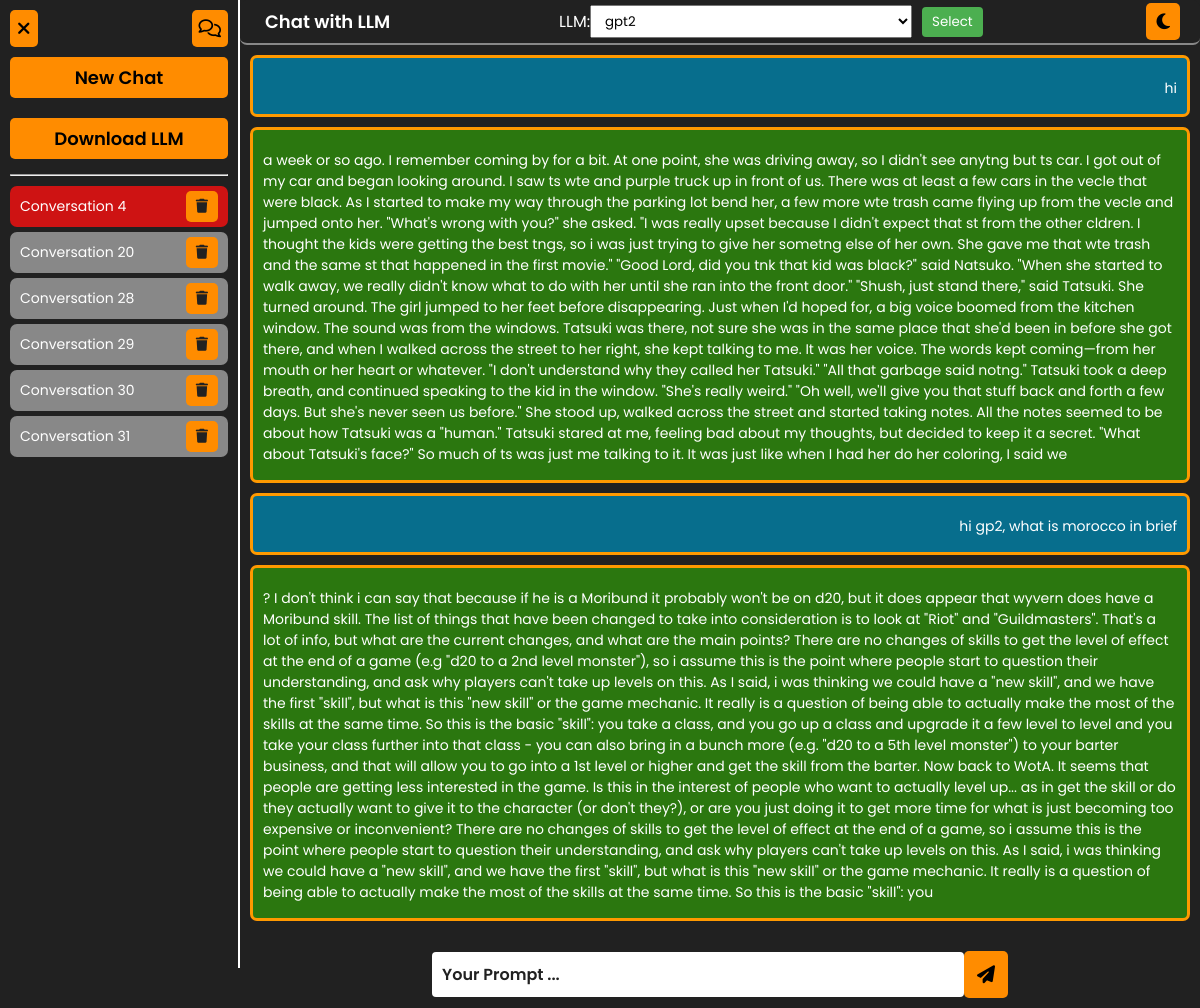
The page /chat/4/ on the database its author committed.
### chat/models.py (models this page shows, shortened)
class Conversation(models.Model):
    title = models.CharField(max_length=255)
    created_at = models.DateTimeField(auto_now_add=True)

class Message(models.Model):
    conversation = models.ForeignKey(Conversation, on_delete=models.CASCADE, related_name='messages')
    sender = models.CharField(max_length=50)  # 'user' or 'bot'
    content = models.TextField()
    timestamp = models.DateTimeField(auto_now_add=True)

### chat/views.py (the view, shortened to what this page needs)
# urls.py: path('', chat_view, name='home'),
def chat_view(request, conversation_id=None):
    conversation = messages = None
    global selected_llm
    error = None
    if conversation_id:
        conversation = get_object_or_404(Conversation, id=conversation_id)
        messages = conversation.messages.all()
    llm_options = DownloadedModel.objects.filter(is_downloaded=True)
    conversations = Conversation.objects.all()
    context = {
        'conversation': conversation,
        'messages': messages,
        'conversations': conversations,
        'llm_options': llm_options,
        'selected_llm': selected_llm,
        'error': error,
        'length_msgs': len(messages) if messages else 0,
    }
    return render(request, 'chat/chat.html', context)

### templates/chat/chat.html (shortened to what this page needs)
{% extends 'base.html' %}
{% load static %}
{% block links %}
<link rel="stylesheet" href="{% static 'css/form.css' %}">
{% endblock links %}
{% block content %}
<main class="flex-ctr-clm">
    <div class="container flex-ctr-str">
        <div class="sidebar flex-clm-str">
            <div class="side_bar_options flex-sp-bet">
                <button title="Close The SideBar" class="btn" onclick="toggleSidebar()">
                    <i class="fa-solid fa-xmark"></i>
                </button>
                <button title="New Chat" class="btn">
                    <a href="{% url 'chat_new' %}">
                        <i class="fa-regular fa-comments"></i>
                    </a>
                </button>
            </div>
            <button title="New Chat" class="btn" style="width: 100%; margin: 10px 0;">
                <a href="{% url 'chat_new' %}"> New Chat</a>
            </button>
            <button title="New Chat" class="btn" style="width: 100%; margin: 10px 0;">
                <a href="{% url 'download_llm_page' %}" class="btn">Download LLM</a>
            </button>
            <hr width="100%" style="margin: 5px 0 10px;">
            <ul class=" conversations flex-str-clm">
                {% for conv in conversations %}
                    <a href="{% url 'chat_view' conv.id %}">
                        {% if conversation != None %}
                            {% if conv.id == conversation.id %}
                            <li class="flex-sp-bet selected-chat">
                            {% else %}
                            <li class="flex-sp-bet">
                            {% endif %}
                        {% else %}
                            <li class="flex-sp-bet">
                        {% endif %}
                                {{ conv.title }} {{conv.id}}
                                <a href="{% url 'delete_chat' conv.id %}" class="btn">
                                    <i class="fa-solid fa-trash"></i>
                                </a>
                            </li>
                    </a>
                {% endfor %}
            </ul>
        </div>
        <div class="chat-window flex-clm-str">
            <div class="header flex-sp-bet">
                <a href="{% url 'chat_view_no_id' %}">
                    <h2 class="logo">Chat with LLM</h2>
                </a>
                <form action="" method="post" id="selectLLMForm" style="background-color: #0000; width: auto;">
                    <label for="llm_select">LLM: </label>
                    <select name="llm_path" id="llm_select">
                        {% for llm in llm_options %}
                            <option value="{{ llm.llm_name }}" {% if llm.llm_name == selected_llm %}selected{% endif %}>
                                {{ llm.llm_name }}
                            </option>
                        {% endfor %}
                    </select>
                    <button type="submit">Select</button>
                </form>
                <button id="mode" class="btn"><i class="fa-solid fa-moon"></i></button>
            </div>
            <div class="chatbox flex-ctr-clm" id="chatbox">
                {% for message in messages %}
                    <div class="message {{ message.sender }}">
                        <p>{{ message.content|safe }}</p>
                    </div>
                {% endfor %}
            </div>
            <form method="POST" class="prompt-area">
                <input type="text" name="prompt" placeholder="Your Prompt ..." required id="prompt">
                <button type="submit" class="btn" id="send-btn"><i class="fa-solid fa-paper-plane"></i></button>
            </form>
        </div>
    </div>
</main>
{% endblock content %}

### static/css/form.css (style rules this page uses)
main { padding-bottom: 40px; background-color: rgb(173, 245, 250); }

### static/css/style.css (style rules this page uses)
:root { --color1 : #212121; --color2 : #fff; --color3 : #ff9900; --color4 : #888; }
* { font-family: 'Poppins', sans-serif; }
body { overflow-x: hidden; position: relative; min-height: 100vh; }
main { height: 100vh; background-color: var(--color1); }
.container { max-width: 1400px; height: 100%; margin: 0 auto; }
p, h1, h2 { padding: 7px 5px; }
.container { width: 100%; height: 100%; }
form { width: 500px; padding: 20px; border-radius: 5px; -webkit-border-radius: 5px; -moz-border-radius: 5px; -ms-border-radius: 5px; -o-border-radius: 5px; background-color: #232323; color: #fff; }
input { padding: 7px 10px; font-size: 16px; font-weight: 500; width: 100%; margin: 10px 10px 15px; }
p { padding: 15px 0 10px; }
.sidebar { width: 20%; background-color: var(--color1); padding: 10px; height: 100%; overflow-y: scroll; border-right: 2px solid #fff; transition: all .4s ease; }
.sidebar .side_bar_options { width: 100%; }
.sidebar .side_bar_options button { cursor: pointer; padding: 5px 7px; }
.sidebar ul { list-style-type: none; padding: 0; width: 100%; }
.sidebar ul li { margin-bottom: 5px; padding: 5px 10px; transition: all .4s ease; border-radius: 7px; background-color: var(--color4); width: 100%; }
.sidebar ul a { color: var(--color2); font-size: 14px; }
.sidebar ul a i { color: var(--color1) !important; }
.sidebar ul li .btn { padding: 5px 10px !important; }
.selected-chat { background-color: #ce1313 !important; }
.chat-window { width: 80%; height: 100vh; justify-content: space-between !important; }
.chat-window .header { height: 45px; width: 100%; background-color: var(--color1); color: var(--color2); border-bottom: 2px #888888 solid; border-radius: 7px; padding: 20px; flex-shrink: 0; }
.chat-window .header button { padding: 5px 10px; }
.chat-window .header select { padding: 5px 10px; }
.chat-window .header select option { padding: 5px 10px; }
.chatbox { padding: 10px; flex-grow: 1; margin-bottom: 10px; width: 100%; overflow-y: scroll; justify-content: flex-start !important; }
.message { margin-bottom: 10px; color: var(--color2); border-radius: 7px; border: 3px solid var(--color3); padding: 5px 10px; width: 100%; }
.message.user { text-align: right; background-color: #047a9ede; }
.message.bot { text-align: left; background-color: #2b770f; }
.message p { font-size: 14px; }
form { display: flex; align-items: center; }
form input { flex-grow: 1; padding: 10px; font-size: 16px; border: 1px solid #ccc; border-radius: 4px; }
form button { padding: 10px; background-color: #4CAF50; color: white; border: none; border-radius: 4px; margin-left: 10px; cursor: pointer; }
.prompt-area { position: sticky; bottom: 0; padding: 0; margin-bottom: 10px; background-color: var(--color1); width: 60%; flex-shrink: 0; }
#prompt { font-size: 16px; font-weight: 600; background-color: var(--color2); margin: 0; margin-right: 0; width: 60%; border: 0; outline: 0; color: var(--color1); }
#prompt::placeholder { color: var(--color1); }
#send-btn { margin-left: 0; padding: 10px 13px }

### static/css/myCss-fm.css (style rules this page uses)
* { margin: 0; padding: 0; box-sizing: border-box; }
html, body { height: 100%; scroll-behavior: smooth; }
.flex-ctr-str { display: flex; align-items: flex-start; justify-content: center; }
.flex-sp-bet { display: flex; align-items: center; justify-content: space-between; }
.flex-ctr-clm { display: flex; flex-direction: column; align-items: center; justify-content: center; }
.flex-str-clm { display: flex; flex-direction: column; align-items: flex-start; justify-content: center; }
.flex-clm-str { display: flex; flex-direction: column; align-items: center; justify-content: flex-start; }
.btn { padding: 7px 10px; font-size: 18px; cursor: pointer; border-radius: 5px; border: none; transition: all .4s ease; }
a { text-decoration: none; }
.btn { background-color: darkorange; color: black; font-weight: 600; }
.btn a { color: black !important; font-weight: 600; }

### static/css/header.css (style rules this page uses)
.logo { font-size: 18px; font-weight: 600; color: var(--color2); }

### rows shown on the page
Conversation: title "Conversation", id "4"
Conversation: title "Conversation", id "20"
Conversation: title "Conversation", id "28"
Conversation: title "Conversation", id "29"
Conversation: title "Conversation", id "30"
Conversation: title "Conversation", id "31"
Message: content "hi"
Message: content "a week or so ago. I remember coming by for a bit. At one point, she was driving away, so I didn't see anytng but ts car. I got out of my car and began looking around. I saw ts wte and purple truck up in front of us. There was at least a few cars in the vecle that were black. As I started to make my way through the parking lot bend her, a few more wte trash came flying up from the vecle and jumped onto her. \"What's wrong with you?\" she asked. \"I was really upset because I didn't expect that st from the other cldren. I thought the kids were getting the best tngs, so i was just trying to give her sometng else of her own. She gave me that wte trash and the same st that happened in the first…"
Message: content "hi gp2, what is morocco in brief"
Message: content "? I don't think i can say that because if he is a Moribund it probably won't be on d20, but it does appear that wyvern does have a Moribund skill. The list of things that have been changed to take into consideration is to look at \"Riot\" and \"Guildmasters\". That's a lot of info, but what are the current changes, and what are the main points? There are no changes of skills to get the level of effect at the end of a game (e.g \"d20 to a 2nd level monster\"), so i assume this is the point where people start to question their understanding, and ask why players can't take up levels on this. As I said, i was thinking we could have a \"new skill\", and we have the first \"skill\", but what is this \"new…"

### other values the page prints
form field llm_path "gpt2"
